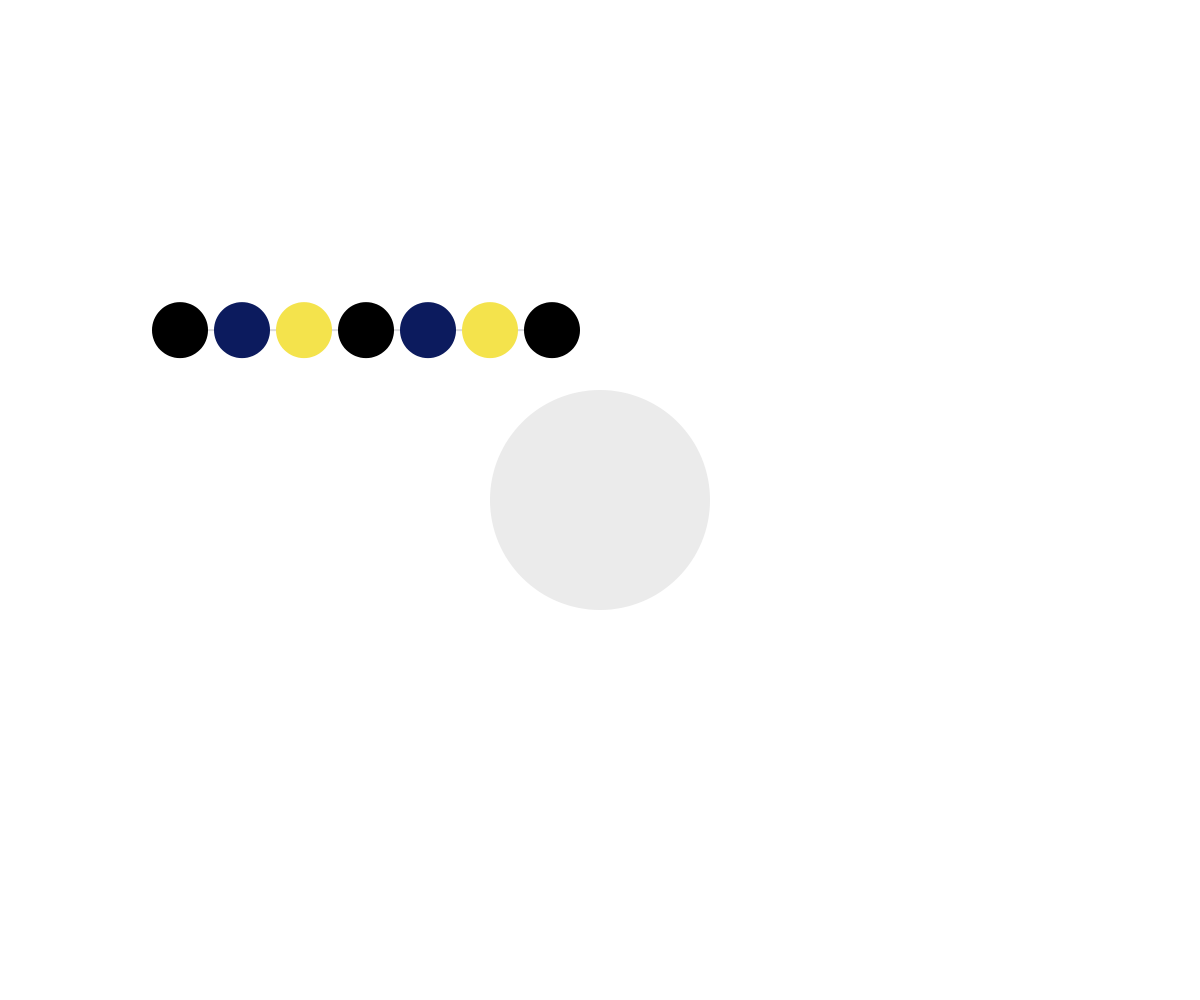
Frame 1 (no input)
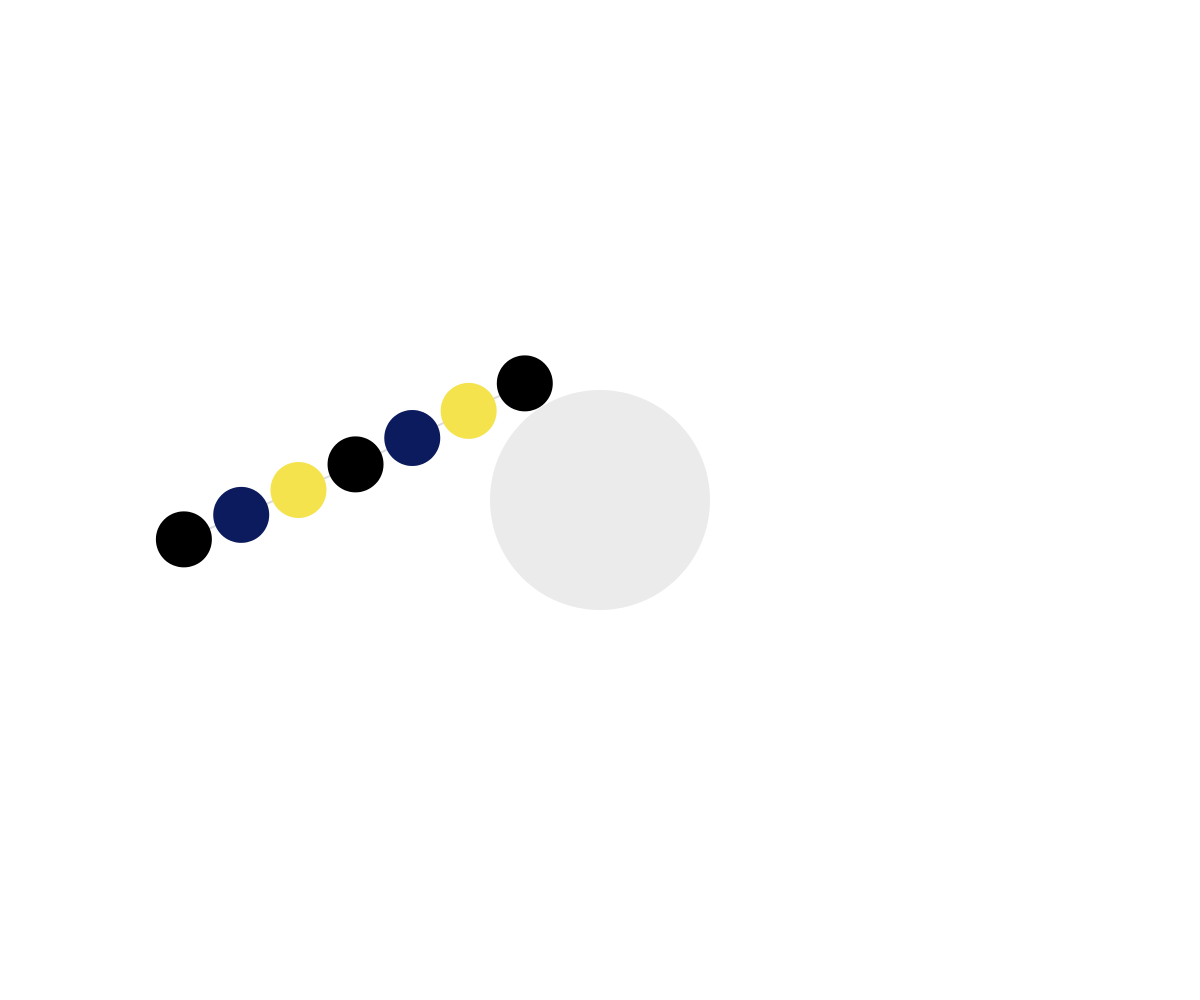
Frame 60 (no input)
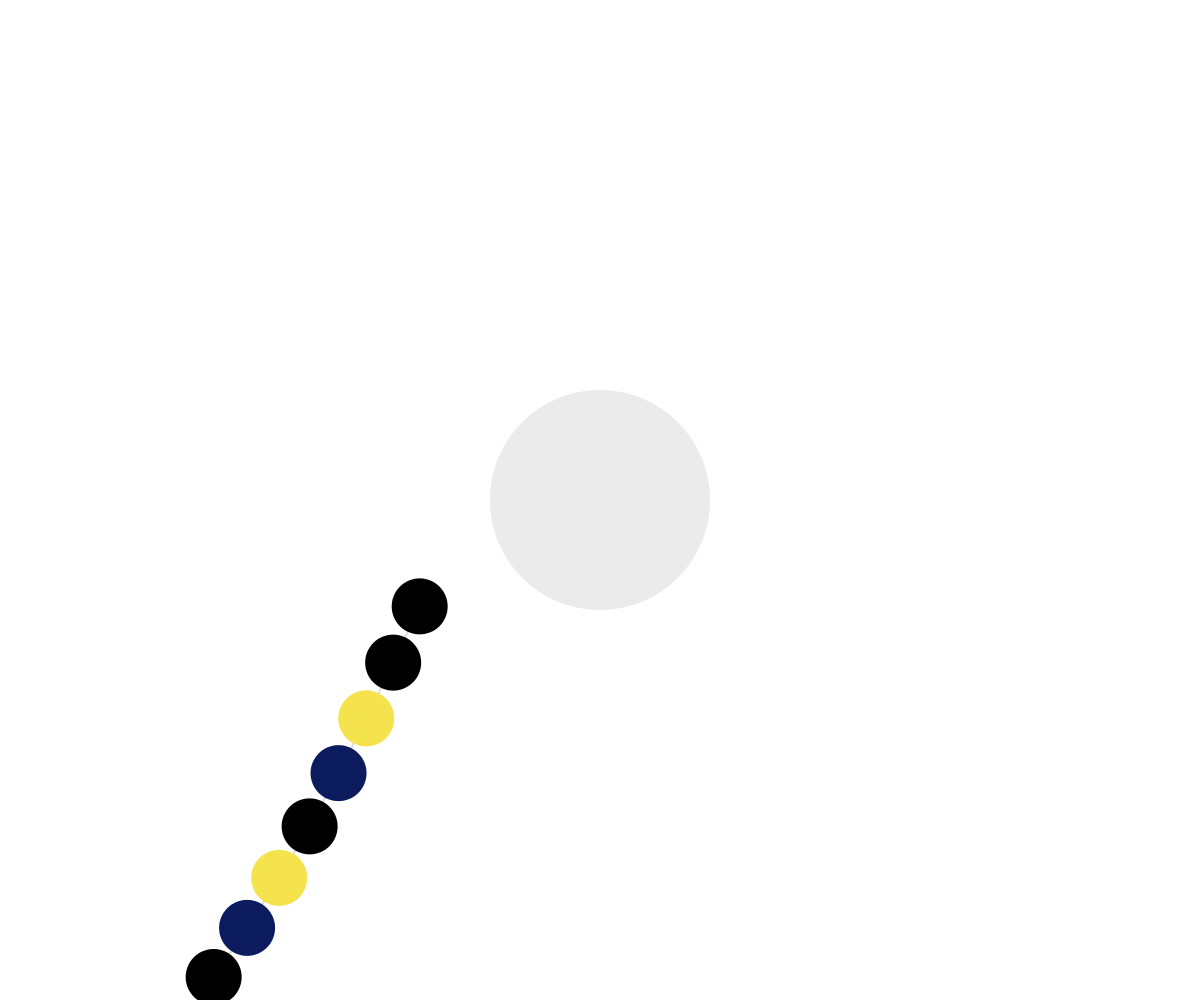
Frame 120 (the mouse pressed at the canvas centre since frame 60)

The p5.js sketch that drew these frames (run headless with seeded random() and noise() and a simulated clock; from frame 60 on, the mouse is pressed at the canvas centre):

// p5.js sketch
// ── sketch.js
// ===== Page 2: Smooth Chain + Center Obstacle (fixed add-tail, extra flexible) =====

let nodes = []; // {x,y,vx,vy,r,colorIndex}
let links = []; // [{a,b,len}]
let draggingIdx = -1;

const RADIUS = 28;
const SPACING = 6;
const START_CNT = 7;

// 더 부드럽게
const GRAVITY = 0.12; // 약한 중력
const AIR_DRAG = 0.998; // 감쇠 적게 → 유연
const ITER = 14; // 제약 반복(안정+유연)
const SOFTNESS = 0.2; // 스프링 보정 강도 (작을수록 흐물)
const BEND_SMOOTH = 0.35; // 곡률 스무딩 강도
const DRAG_LERP = 0.9; // 포인터로 끌리는 정도
const FLOOR_BOUNCE = -0.15;

const PALETTE = ["#000000", "#0C1B5E", "#F4E34C"];
let nextColor = 0;

// 중앙 고정 장애물
let obstacle = { x: 0, y: 0, r: 110 };

function setup() {
  createCanvas(windowWidth, windowHeight);
  pixelDensity(2);
  obstacle.x = width / 2;
  obstacle.y = height / 2;
  buildInitialChain();
}

function buildInitialChain() {
  nodes = [];
  links = [];
  const y = height * 0.33;
  let x = max(100, width * 0.15);
  for (let i = 0; i < START_CNT; i++) {
    nodes.push(makeNode(x, y, i % PALETTE.length));
    if (i > 0) links.push({ a: i - 1, b: i, len: RADIUS * 2 + SPACING });
    x += RADIUS * 2 + SPACING;
  }
}

function makeNode(x, y, colorIndex) {
  return { x, y, vx: 0, vy: 0, r: RADIUS, colorIndex };
}

function draw() {
  background(255);
  physicsStep();

  // 장애물
  noStroke();
  fill(235);
  circle(obstacle.x, obstacle.y, obstacle.r * 2);

  // 링크
  stroke(30, 30, 40, 40);
  strokeWeight(2);
  for (const L of links) {
    const a = nodes[L.a],
      b = nodes[L.b];
    line(a.x, a.y, b.x, b.y);
  }

  // 노드
  noStroke();
  for (let i = 0; i < nodes.length; i++) {
    const n = nodes[i];
    fill(PALETTE[n.colorIndex]);
    circle(n.x, n.y, n.r * 2);
    if (i === draggingIdx) {
      noFill();
      stroke(0, 90);
      circle(n.x, n.y, n.r * 2 + 6);
      noStroke();
    }
  }
}

function physicsStep() {
  // 1) 속도/중력
  for (let i = 0; i < nodes.length; i++) {
    const n = nodes[i];

    if (i === draggingIdx) {
      n.x = lerp(n.x, pointerX(), DRAG_LERP);
      n.y = lerp(n.y, pointerY(), DRAG_LERP);
      n.vx = n.vy = 0;
    } else {
      n.vy += GRAVITY;
      n.vx *= AIR_DRAG;
      n.vy *= AIR_DRAG;
      n.x += n.vx;
      n.y += n.vy;
    }

    // 경계
    const floor = height - RADIUS - 2;
    if (n.y > floor) {
      n.y = floor;
      n.vy *= FLOOR_BOUNCE;
    }
    if (n.x < RADIUS + 2) {
      n.x = RADIUS + 2;
      n.vx *= -0.15;
    }
    if (n.x > width - RADIUS - 2) {
      n.x = width - RADIUS - 2;
      n.vx *= -0.15;
    }

    // 장애물 충돌
    resolveCircleCollision(n, obstacle.x, obstacle.y, obstacle.r);
  }

  // 2) 거리 제약 + 곡률 스무딩
  for (let k = 0; k < ITER; k++) {
    for (const L of links) {
      const a = nodes[L.a],
        b = nodes[L.b];
      let dx = b.x - a.x,
        dy = b.y - a.y;
      let d = Math.hypot(dx, dy) || 0.0001;
      let diff = (d - L.len) / d;

      if (L.a === draggingIdx && L.b !== draggingIdx) {
        b.x -= dx * diff * SOFTNESS;
        b.y -= dy * diff * SOFTNESS;
      } else if (L.b === draggingIdx && L.a !== draggingIdx) {
        a.x += dx * diff * SOFTNESS;
        a.y += dy * diff * SOFTNESS;
      } else {
        const offX = dx * 0.5 * diff * SOFTNESS;
        const offY = dy * 0.5 * diff * SOFTNESS;
        a.x += offX;
        a.y += offY;
        b.x -= offX;
        b.y -= offY;
      }
    }

    // 곡률 스무딩(중간 노드)
    for (let i = 1; i < nodes.length - 1; i++) {
      if (i === draggingIdx) continue;
      const prev = nodes[i - 1],
        cur = nodes[i],
        next = nodes[i + 1];
      const ax = (prev.x + next.x) * 0.5,
        ay = (prev.y + next.y) * 0.5;
      cur.x = lerp(cur.x, ax, BEND_SMOOTH);
      cur.y = lerp(cur.y, ay, BEND_SMOOTH);
      resolveCircleCollision(cur, obstacle.x, obstacle.y, obstacle.r);
    }
  }
}

function resolveCircleCollision(n, cx, cy, cr) {
  const dx = n.x - cx,
    dy = n.y - cy,
    dist = Math.hypot(dx, dy);
  const minDist = n.r + cr;
  if (dist < minDist) {
    const nx = dx / (dist || 0.0001),
      ny = dy / (dist || 0.0001);
    const push = minDist - dist + 0.6; // 살짝 여유
    n.x += nx * push;
    n.y += ny * push;
    n.vx *= 0.7;
    n.vy *= 0.7;
  }
}

/* ===== 입력 ===== */
// 드래그 반경을 작게(RADIUS*1.1) → 빈 곳 클릭 시 확실히 "추가"
function mousePressed() {
  const idx = findNearestNode(pointerX(), pointerY(), RADIUS * 1.1);
  if (idx !== -1) draggingIdx = idx;
  else addTailNode();
}
function touchStarted() {
  const idx = findNearestNode(pointerX(), pointerY(), RADIUS * 1.1);
  if (idx !== -1) {
    draggingIdx = idx;
    return false;
  } else {
    addTailNode();
    return false;
  }
}
function mouseReleased() {
  draggingIdx = -1;
}
function touchEnded() {
  draggingIdx = -1;
}

function findNearestNode(x, y, capture) {
  let best = -1,
    bestD = 1e9;
  for (let i = 0; i < nodes.length; i++) {
    const n = nodes[i],
      d = dist(x, y, n.x, n.y);
    if (d < bestD && d <= capture) {
      best = i;
      bestD = d;
    }
  }
  return best;
}

function addTailNode() {
  if (nodes.length === 0) {
    nodes.push(makeNode(width * 0.5, height * 0.33, nextColor));
    nextColor = (nextColor + 1) % PALETTE.length;
    return;
  }
  const tail = nodes[nodes.length - 1];
  const gap = RADIUS * 2 + SPACING;
  let tx = tail.x + gap,
    ty = tail.y;
  if (tx > width - RADIUS - 40) {
    tx = max(80, width * 0.15);
    ty = min(ty + gap, height * 0.75);
  }
  nodes.push(makeNode(tx, ty, nextColor));
  nextColor = (nextColor + 1) % PALETTE.length;
  links.push({ a: nodes.length - 2, b: nodes.length - 1, len: gap });
}

function pointerX() {
  return touches && touches.length ? touches[0].x : mouseX;
}
function pointerY() {
  return touches && touches.length ? touches[0].y : mouseY;
}
function windowResized() {
  resizeCanvas(windowWidth, windowHeight);
  obstacle.x = width / 2;
  obstacle.y = height / 2;
}
